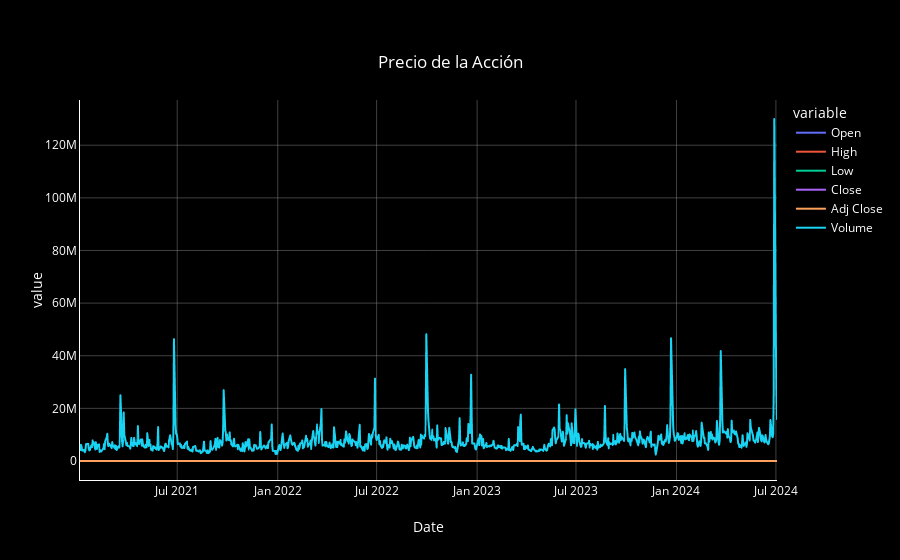

Notebook cell for this chart:
### Code cell
# Using plotly.express
import plotly.express as px


# crear lista de acciones
portfolio = ['APPL', 'MSFT', 'TSLA', 'META', 'GOOG', 'NFLX', 'SPOT', '^GSPC', '^IXIC', 'BTC-USD']
# Obtener datos históricos de una acción
data = yf.download('NKE', start='2021-01-01', end=None)

data


fig = px.line(data, x=data.index, y=data.columns,
              color_discrete_sequence=px.colors.qualitative.Plotly,
              title='Precio de la Ación')
# Personalización del gráfico
fig.update_layout(
    plot_bgcolor='black',
    paper_bgcolor='black',
    font=dict(color='white'),
    title={
        'text': "Precio de la Acción",
        'y':0.9,
        'x':0.5,
        'xanchor': 'center',
        'yanchor': 'top'
    },
    xaxis=dict(
        showgrid=True,          # Mostrar la cuadrícula en el eje x
        gridcolor='gray',       # Color de las líneas de cuadrícula
        gridwidth=0.5,          # Ancho de las líneas de cuadrícula
        linecolor='white'       # Color de la línea del eje
    ),
    yaxis=dict(
        showgrid=True,          # Mostrar la cuadrícula en el eje y
        gridcolor='gray',       # Color de las líneas de cuadrícula
        gridwidth=0.5,          # Ancho de las líneas de cuadrícula
        linecolor='white'       # Color de la línea del eje
    )
)

# Mostrar el gráfico
fig.show()

### Figure 1 — Plotly figure (JSON) as saved in the notebook; plotly's stock layout.template omitted (floating-point values rounded to 4 significant figures; data arrays with more than 128 entries replaced by an {"elided": "..."} marker saying what was removed)
{"data": [{"hovertemplate": "variable=Open<br>Date=%{x}<br>value=%{y}<extra></extra>", "legendgroup": "Open", "line": {"color": "#636EFA", "dash": "solid"}, "marker": {"symbol": "circle"}, "mode": "lines", "name": "Open", "showlegend": true, "type": "scattergl", "x": {"elided": "880 str values"}, "xaxis": "x", "y": {"elided": "880 float values"}, "yaxis": "y"}, {"hovertemplate": "variable=High<br>Date=%{x}<br>value=%{y}<extra></extra>", "legendgroup": "High", "line": {"color": "#EF553B", "dash": "solid"}, "marker": {"symbol": "circle"}, "mode": "lines", "name": "High", "showlegend": true, "type": "scattergl", "x": {"elided": "880 str values"}, "xaxis": "x", "y": {"elided": "880 float values"}, "yaxis": "y"}, {"hovertemplate": "variable=Low<br>Date=%{x}<br>value=%{y}<extra></extra>", "legendgroup": "Low", "line": {"color": "#00CC96", "dash": "solid"}, "marker": {"symbol": "circle"}, "mode": "lines", "name": "Low", "showlegend": true, "type": "scattergl", "x": {"elided": "880 str values"}, "xaxis": "x", "y": {"elided": "880 float values"}, "yaxis": "y"}, {"hovertemplate": "variable=Close<br>Date=%{x}<br>value=%{y}<extra></extra>", "legendgroup": "Close", "line": {"color": "#AB63FA", "dash": "solid"}, "marker": {"symbol": "circle"}, "mode": "lines", "name": "Close", "showlegend": true, "type": "scattergl", "x": {"elided": "880 str values"}, "xaxis": "x", "y": {"elided": "880 float values"}, "yaxis": "y"}, {"hovertemplate": "variable=Adj Close<br>Date=%{x}<br>value=%{y}<extra></extra>", "legendgroup": "Adj Close", "line": {"color": "#FFA15A", "dash": "solid"}, "marker": {"symbol": "circle"}, "mode": "lines", "name": "Adj Close", "showlegend": true, "type": "scattergl", "x": {"elided": "880 str values"}, "xaxis": "x", "y": {"elided": "880 float values"}, "yaxis": "y"}, {"hovertemplate": "variable=Volume<br>Date=%{x}<br>value=%{y}<extra></extra>", "legendgroup": "Volume", "line": {"color": "#19D3F3", "dash": "solid"}, "marker": {"symbol": "circle"}, "mode": "lines", "name": "Volume", "showlegend": true, "type": "scattergl", "x": {"elided": "880 str values"}, "xaxis": "x", "y": {"elided": "880 int values"}, "yaxis": "y"}], "layout": {"font": {"color": "white"}, "legend": {"title": {"text": "variable"}, "tracegroupgap": 0}, "paper_bgcolor": "black", "plot_bgcolor": "black", "title": {"text": "Precio de la Acción", "x": 0.5, "xanchor": "center", "y": 0.9, "yanchor": "top"}, "xaxis": {"anchor": "y", "domain": [0, 1], "gridcolor": "gray", "gridwidth": 0.5, "linecolor": "white", "showgrid": true, "title": {"text": "Date"}}, "yaxis": {"anchor": "x", "domain": [0, 1], "gridcolor": "gray", "gridwidth": 0.5, "linecolor": "white", "showgrid": true, "title": {"text": "value"}}}}
